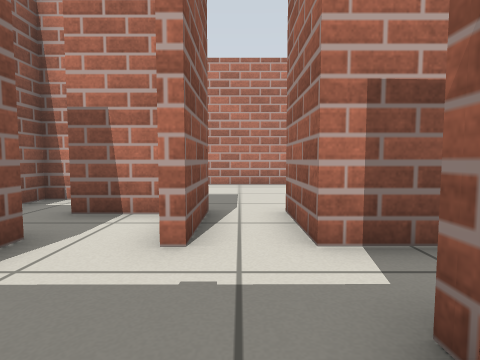
view 1 (above)

22 first-person views from a walk through a robot-simulator world made for Gazebo. The camera is 0.5 m above the floor, tilts 4° down and sees 80° across. The floor is counted in squares, 0.5 m on a side. Each view is taken from the middle of a square. On the plan, view 1 faces up. The plan holds only what a view shows up to about 11 squares ahead; the rest is blank.

view 2
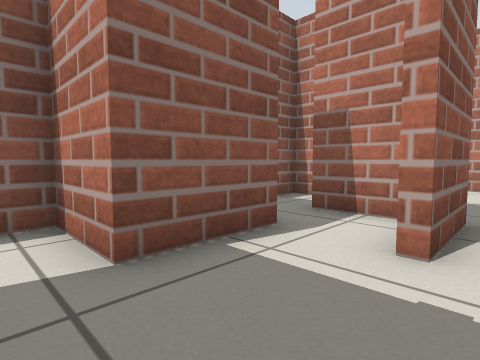

view 3
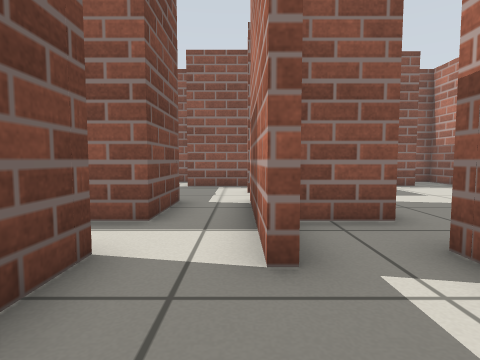

view 4
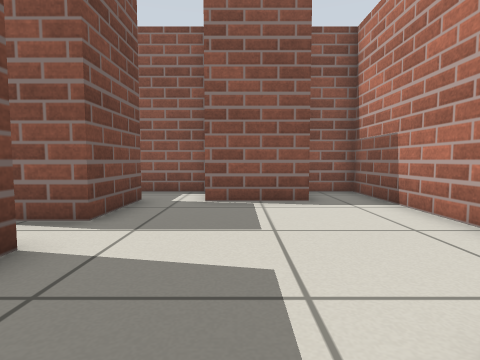

view 5
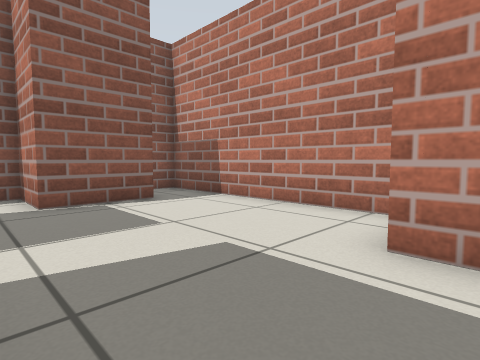

view 6
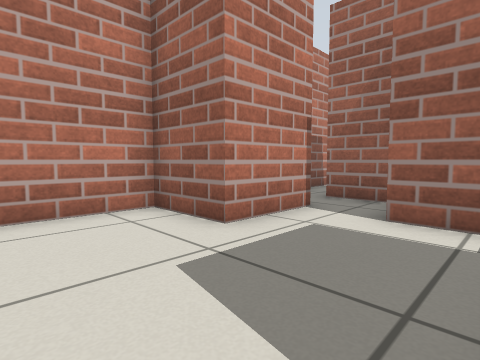

view 7
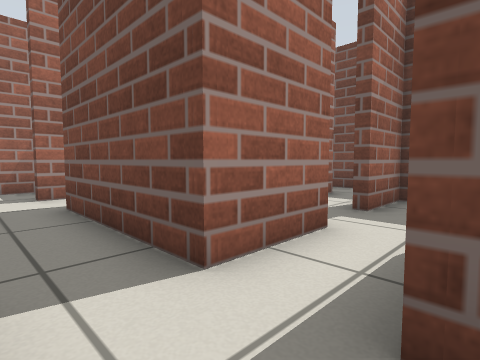

view 8
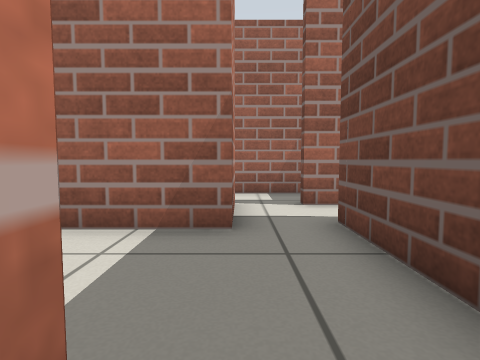

view 9
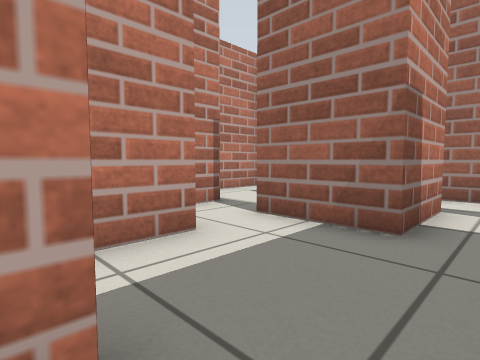

view 10
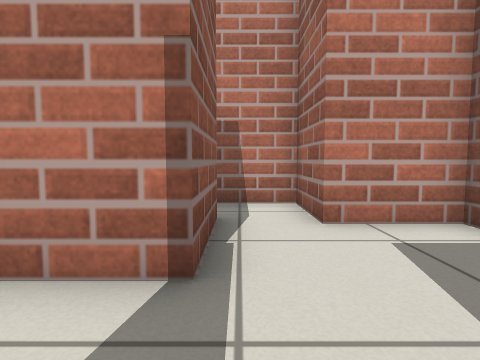

view 11
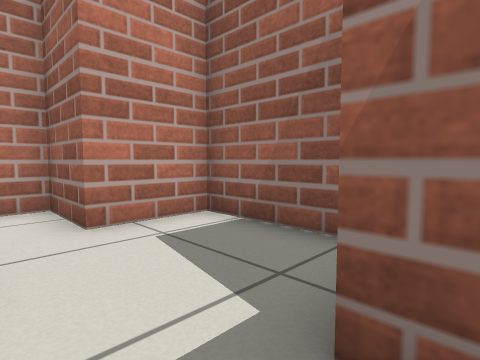

view 12
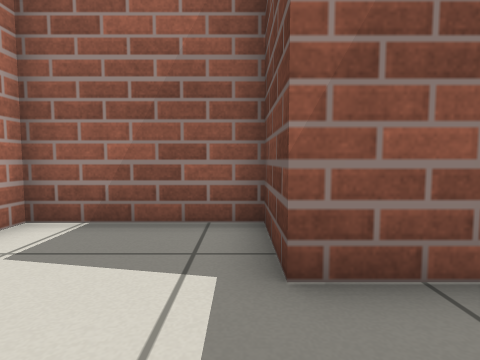

view 13
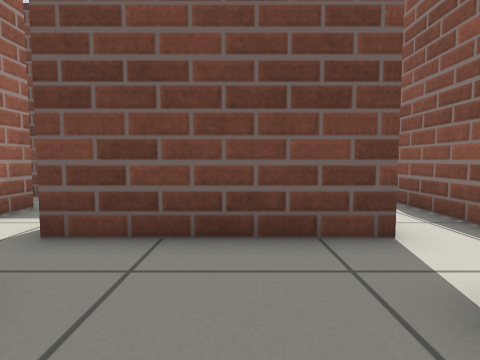

view 14
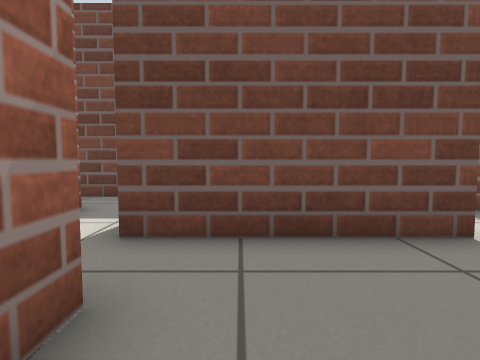

view 15
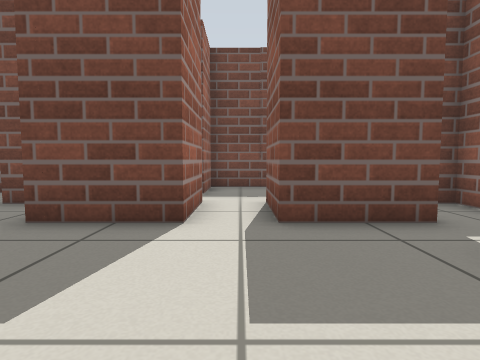

view 16
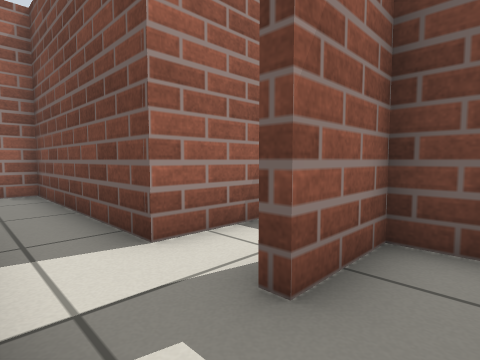

view 17
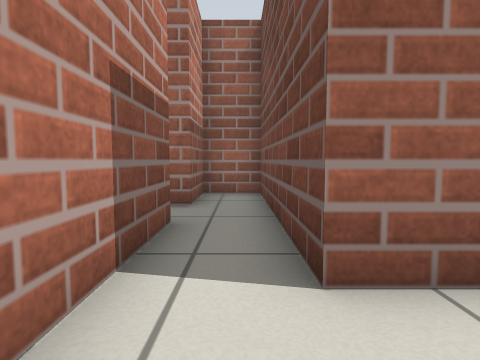

view 18
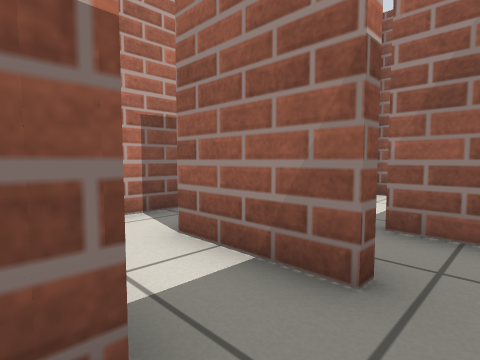

view 19
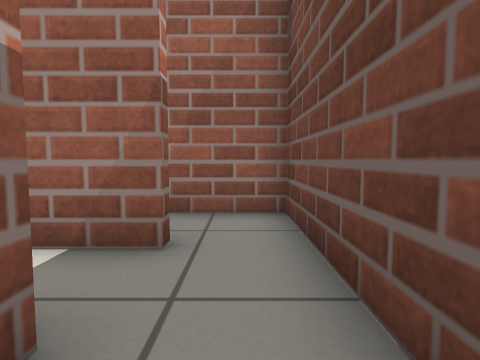

view 20
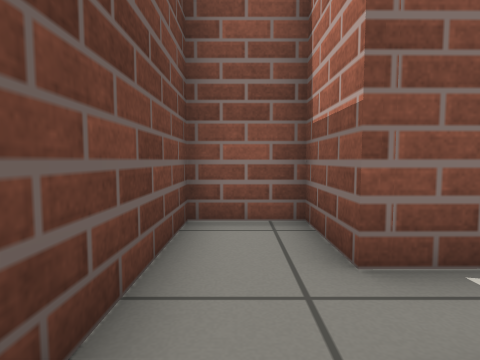

view 21
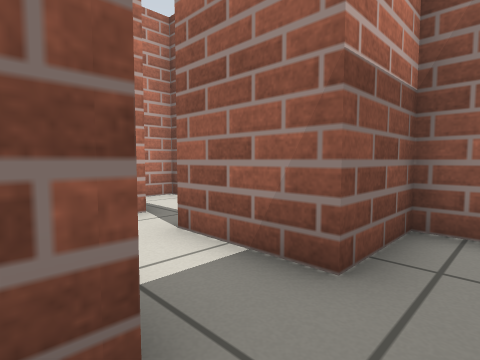

view 22
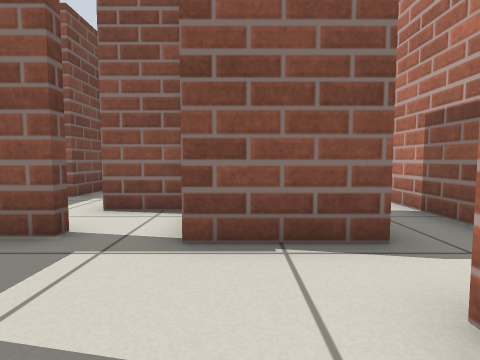

### Floor plan
Points are (right, up) in squares from view 1. A wall is a line through its corners. A room is listed if a view was taken in it or the views show most of it. See-through windows are left out.
Room 1 (views 1, 2)
walls: (-1.1, -0.5) (1.1, -0.5) (1.1, 0.4)
ways out: opening at (-1, 1) to room 3; opening at (-3, 0)
Room 2 (views 3, 8, 9)
walls: (5.4, 3.6) (5.4, 3.2) (4.5, 3.2); (5.1, 1.4) (8.6, 1.4)
ways out: opening at (5, 2.5) to room 3; opening at (7, 4) to room 5; opening at (9, 2) to room 6
Room 3 (views 4, 5, 6, 7, 15, 16)
walls: (-1.4, 5.3) (-3.1, 5.3); (-3.1, 5.5) (-0.6, 5.5) (-0.6, 3.3) (-1, 3.3); (-2.7, 3.6) (-2.7, 1); (-2.7, 9.8) (-2.7, 7.3) (-4.9, 7.3) (-4.9, 3.6); (5.1, 6.3) (5, 7.7); (4.5, 3.2) (0.9, 3.3) (0.9, 5.5) (3.4, 5.5) (3.4, 3.9); (4.5, 9.4) (3, 9.4) (3, 11.5) (-4.9, 11.5) (-4.9, 10.1); (1.1, 0.4) (1.1, 1.4) (3.4, 1.4) (3.4, -1.6); (5.1, -1) (5.1, 1.4)
ways out: opening at (-1, 1) to room 1; opening at (5, 2.5) to room 2; opening at (5, 5) to room 5; opening at (5, -2) to room 6; opening at (5, 8.5) to room 9; opening at (4, -3)
Room 4 (views 10, 11, 12, 22)
walls: (9.4, 5.6) (9.4, 4.9); (11.3, 4) (11.3, 5.5) (13.5, 5.5) (13.5, 9.4) (11.3, 9.4) (11.3, 10.6); (9.6, 9.9) (9.6, 7.3) (8, 7.3)
ways out: opening at (9, 6.5) to room 5; opening at (10.5, 10)
Room 5 (views 13, 14)
walls: (7.4, 6.9) (7.4, 5.3) (4.9, 5.3); (9.1, 3.2) (9.1, 5.6); (3.7, 3.6) (5.4, 3.6)
ways out: opening at (7, 4) to room 2; opening at (5, 5) to room 3; opening at (9, 6.5) to room 4
Room 6 (views 17, 18, 19, 21)
walls: (9.6, -0.9) (6.2, -0.9); (8.6, 1.4) (9.6, 1.4); (7.2, -5.2) (7.2, -2.6) (13.5, -2.6) (13.5, -0.9) (11.3, -0.9) (11.3, 1.6); (5.4, -3.7) (5.5, -4.9) (3.4, -4.9) (3.4, -6.9) (7.6, -6.9); (11.6, 3.2) (9.1, 3.2)
ways out: opening at (9, 2) to room 2; opening at (5, -2) to room 3; opening at (7, -6) to room 7; opening at (12, 2) to room 8
Room 7 (view 20)
walls: (7.6, -6.9) (9.3, -6.9) (9.3, -5.5)
ways out: opening at (7, -6) to room 6; opening at (8.5, -5)
Room 8 (no view inside)
walls: (13.5, 1.1) (13.5, 3.5); (13.5, 5.3) (12.6, 5.3)
ways out: opening at (12, 2) to room 6
Room 9 (no view inside)
walls: (5.5, 9.4) (4.5, 9.4); (7.2, 8.2) (7.2, 9.9)
ways out: opening at (5, 8.5) to room 3; opening at (6, 10)

Where each view was taken, in squares from view 1:
view 1: 0 up, 0 right, facing up
view 2: 0 up, 0 right, facing up-left
view 3: 3 up, 8 right, facing left
view 4: 8 up, 4 right, facing left
view 5: 6 up, 4 right, facing up-left
view 6: 6 up, 0 right, facing up-right
view 7: 3 up, 3 right, facing down-right
view 8: 3 up, 5 right, facing right
view 9: 2 up, 5 right, facing up-right
view 10: 5 up, 10 right, facing up
view 11: 5 up, 10 right, facing up-right
view 12: 6 up, 9 right, facing right
view 13: 5 up, 7 right, facing down
view 14: 5 up, 8 right, facing down
view 15: 10 up, 0 right, facing down
view 16: 1 down, 4 right, facing down-right
view 17: 2 down, 5 right, facing right
view 18: 6 down, 5 right, facing up-right
view 19: 6 down, 4 right, facing right
view 20: 6 down, 8 right, facing left
view 21: 2 down, 9 right, facing up-right
view 22: 8 up, 13 right, facing left
